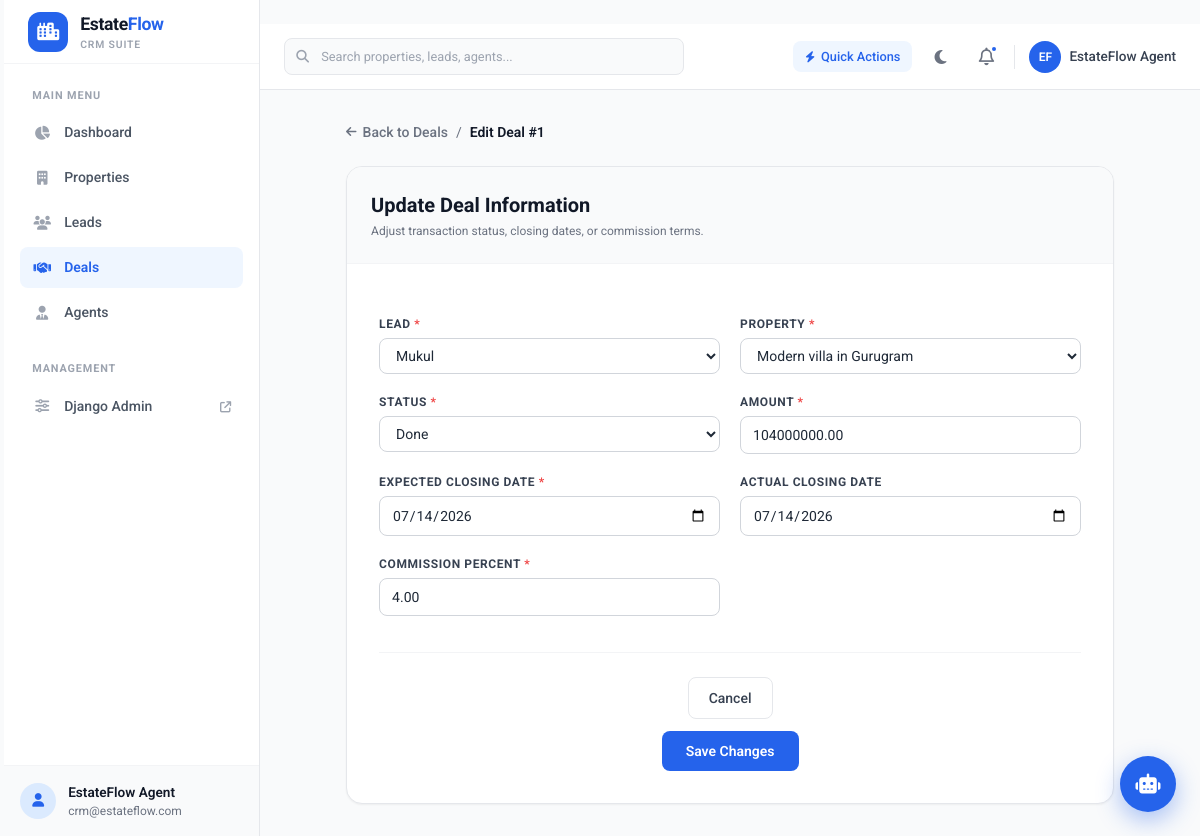
The page /deals/1/edit on the database as committed earlier.
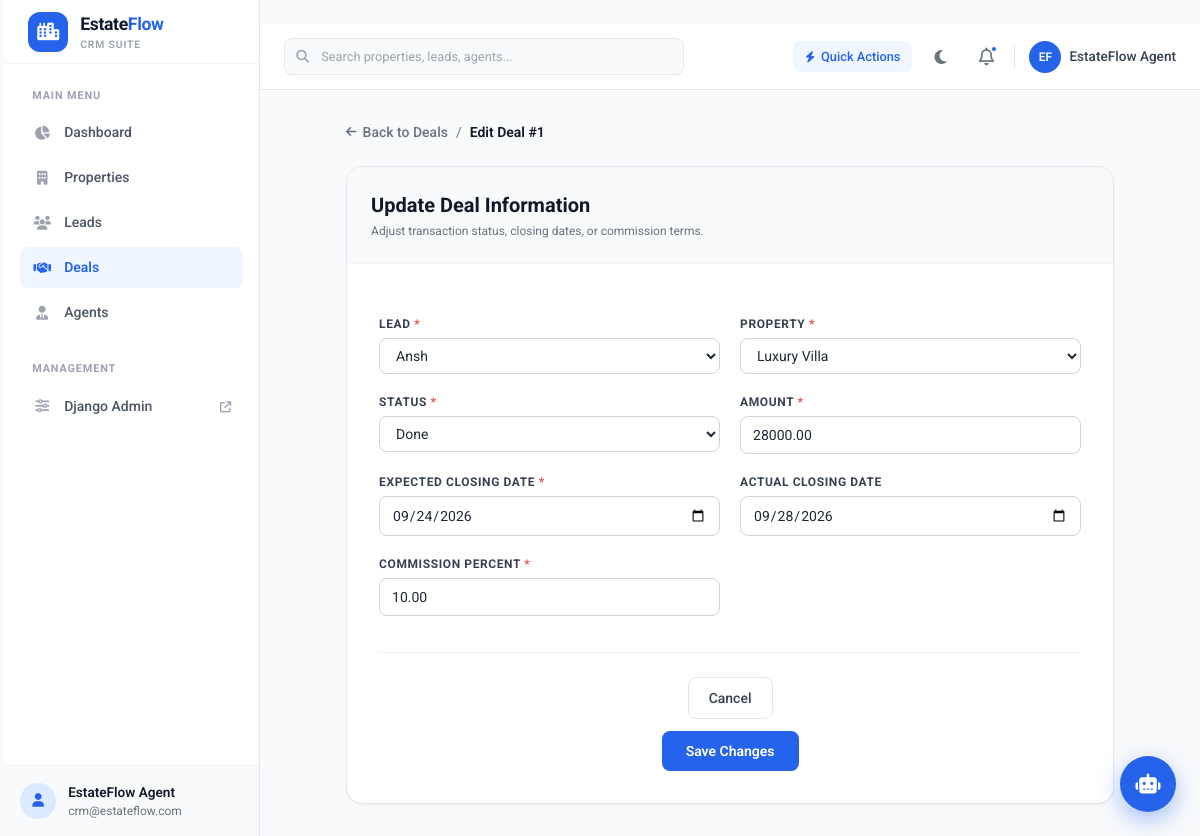
The same page on the database as committed later.
### core/models.py (models this page shows, shortened)
class Deal(models.Model):
    class DealStatus(models.TextChoices):
        CANCELLED = "cancelled", "Cancelled"
        PENDING = "pending", "Pending"
        DONE = "done", "Done"
    lead = models.ForeignKey(to=Lead, on_delete=models.CASCADE)
    property = models.ForeignKey(to=Property, on_delete=models.CASCADE)
    status = models.CharField(
        max_length=12, choices=DealStatus.choices, default=DealStatus.PENDING
    )
    amount = models.DecimalField(max_digits=12, decimal_places=2)
    expected_closing_date = models.DateField()
    actual_closing_date = models.DateField(null=True, blank=True)
    commission_percent = models.DecimalField(max_digits=4, decimal_places=2)
    created_at = models.DateTimeField(auto_now_add=True)

### core/views.py (the view)
# urls.py: path("deals/<int:id>/edit", views.edit_deal, name="edit-deal"),
def edit_deal(request, id):
    instance = get_object_or_404(Deal, id=id)
    form = DealForm(request.POST or None, request.FILES or None, instance=instance)
    if request.method == "POST" and form.is_valid():
        form.save()
        return redirect("deals")
    context = {"editform": form, "id": id}
    return render(request, "pages/editdeal.html", context)

### core/forms.py
class DealForm(forms.ModelForm):
    class Meta:
        model = Deal
        fields = "__all__"
        widgets = {
            "expected_closing_date": forms.DateInput(
                attrs={"type": "date"},
                format="%Y-%m-%d",
            ),
            "actual_closing_date": forms.DateInput(
                attrs={"type": "date"},
                format="%Y-%m-%d",
            ),
        }

### core/models.py (called while the page is built)
    def __str__(self):
        return self.title

    def __str__(self):
        return self.full_name

### core/templates/pages/editdeal.html (shortened to what this page needs)
﻿{% extends 'base.html' %}
{% block content %}
<div class="max-w-3xl mx-auto space-y-6">
    <div class="flex items-center justify-between">
        <div class="flex items-center gap-2 text-sm text-gray-500 dark:text-gray-400">
            <a href="{% url 'deals' %}" class="hover:text-brand-600 transition-colors flex items-center gap-1.5 font-medium">
                <i class="fa-solid fa-arrow-left text-xs"></i>
                <span>Back to Deals</span>
            </a>
            <span>/</span>
            <span class="text-gray-900 dark:text-white font-semibold">Edit Deal #{{ id }}</span>
        </div>
    </div>
    <div class="bg-white dark:bg-gray-800 rounded-2xl shadow-sm border border-gray-200 dark:border-gray-700/80 overflow-hidden">
        <div class="p-6 border-b border-gray-100 dark:border-gray-700 bg-gray-50 dark:bg-gray-700/50">
            <h2 class="text-xl font-bold text-gray-900 dark:text-white">Update Deal Information</h2>
            <p class="text-xs text-gray-500 dark:text-gray-400 mt-1">Adjust transaction status, closing dates, or commission terms.</p>
        </div>
        <form method="POST" action="{% url 'edit-deal' id %}" class="p-6 sm:p-8 space-y-5 m-0 max-h-none">
            <div class="grid grid-cols-1 md:grid-cols-2 gap-5">
                {% for field in editform %}
                <div class="space-y-1.5">
                    <label for="{{ field.id_for_label }}" class="block text-xs font-bold uppercase tracking-wider text-gray-700 dark:text-gray-300">
                        {{ field.label }} {% if field.field.required %}<span class="text-red-500">*</span>{% endif %}
                    </label>
                    <div class="text-sm">
                        {{ field }}
                    </div>
                </div>
                {% endfor %}
            </div>
            <div class="pt-6 border-t border-gray-100 dark:border-gray-700 flex items-center justify-end gap-3">
                <a href="{% url 'deals' %}" class="px-5 py-2.5 border border-gray-200 dark:border-gray-700 rounded-lg text-sm font-medium text-gray-700 dark:text-gray-300 hover:bg-gray-50 dark:bg-gray-700 transition-colors">
                    Cancel
                </a>
                <button type="submit" class="px-6 py-2.5 bg-brand-600 hover:bg-brand-700 text-white rounded-lg text-sm font-semibold transition-colors shadow-xs">
                    Save Changes
                </button>
            </div>
        </form>
    </div>
</div>
{% endblock %}

Rows that differ between the two databases and show on the page:
changed Deal "Done": lead "Mukul" → "Ansh"; property "Modern villa in Gurugram" → "Luxury Villa"; amount "104000000.00" → "28000.00"; expected_closing_date "07/14/2026" → "09/24/2026"; actual_closing_date "07/14/2026" → "09/28/2026"; commission_percent "4.00" → "10.00"
